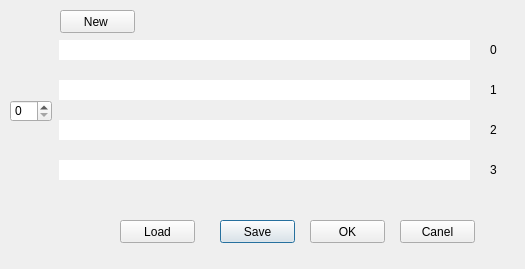
<?xml version="1.0" encoding="UTF-8"?>
<ui version="4.0">
 <class>AutoCameraDialog</class>
 <widget class="QDialog" name="AutoCameraDialog">
  <property name="geometry">
   <rect>
    <x>0</x>
    <y>0</y>
    <width>525</width>
    <height>269</height>
   </rect>
  </property>
  <property name="windowTitle">
   <string>Dialog</string>
  </property>
  <widget class="QLabel" name="CameraLabel1">
   <property name="geometry">
    <rect>
     <x>59</x>
     <y>40</y>
     <width>411</width>
     <height>20</height>
    </rect>
   </property>
   <property name="styleSheet">
    <string notr="true">background-color: rgb(255, 255, 255);</string>
   </property>
   <property name="text">
    <string/>
   </property>
  </widget>
  <widget class="QLabel" name="CameraLabel2">
   <property name="geometry">
    <rect>
     <x>59</x>
     <y>80</y>
     <width>411</width>
     <height>20</height>
    </rect>
   </property>
   <property name="styleSheet">
    <string notr="true">background-color: rgb(255, 255, 255);</string>
   </property>
   <property name="text">
    <string/>
   </property>
  </widget>
  <widget class="QLabel" name="CameraLabel3">
   <property name="geometry">
    <rect>
     <x>59</x>
     <y>120</y>
     <width>411</width>
     <height>20</height>
    </rect>
   </property>
   <property name="styleSheet">
    <string notr="true">background-color: rgb(255, 255, 255);</string>
   </property>
   <property name="text">
    <string/>
   </property>
  </widget>
  <widget class="QLabel" name="CameraLabel4">
   <property name="geometry">
    <rect>
     <x>59</x>
     <y>160</y>
     <width>411</width>
     <height>20</height>
    </rect>
   </property>
   <property name="styleSheet">
    <string notr="true">background-color: rgb(255, 255, 255);</string>
   </property>
   <property name="text">
    <string/>
   </property>
  </widget>
  <widget class="QPushButton" name="saveCameraNameButtom">
   <property name="geometry">
    <rect>
     <x>220</x>
     <y>220</y>
     <width>75</width>
     <height>23</height>
    </rect>
   </property>
   <property name="text">
    <string>Save</string>
   </property>
  </widget>
  <widget class="QPushButton" name="CancelButtom">
   <property name="geometry">
    <rect>
     <x>400</x>
     <y>220</y>
     <width>75</width>
     <height>23</height>
    </rect>
   </property>
   <property name="text">
    <string>Canel</string>
   </property>
  </widget>
  <widget class="QSpinBox" name="DetectDevice">
   <property name="geometry">
    <rect>
     <x>10</x>
     <y>100</y>
     <width>42</width>
     <height>22</height>
    </rect>
   </property>
   <property name="maximum">
    <number>3</number>
   </property>
  </widget>
  <widget class="QPushButton" name="Detect">
   <property name="geometry">
    <rect>
     <x>60</x>
     <y>10</y>
     <width>75</width>
     <height>23</height>
    </rect>
   </property>
   <property name="text">
    <string>New </string>
   </property>
  </widget>
  <widget class="QLabel" name="label0">
   <property name="geometry">
    <rect>
     <x>490</x>
     <y>40</y>
     <width>50</width>
     <height>20</height>
    </rect>
   </property>
   <property name="text">
    <string>0</string>
   </property>
  </widget>
  <widget class="QLabel" name="label1">
   <property name="geometry">
    <rect>
     <x>490</x>
     <y>80</y>
     <width>50</width>
     <height>20</height>
    </rect>
   </property>
   <property name="text">
    <string>1</string>
   </property>
  </widget>
  <widget class="QLabel" name="label2">
   <property name="geometry">
    <rect>
     <x>490</x>
     <y>120</y>
     <width>50</width>
     <height>20</height>
    </rect>
   </property>
   <property name="text">
    <string>2</string>
   </property>
  </widget>
  <widget class="QLabel" name="label3">
   <property name="geometry">
    <rect>
     <x>490</x>
     <y>160</y>
     <width>50</width>
     <height>20</height>
    </rect>
   </property>
   <property name="text">
    <string>3</string>
   </property>
  </widget>
  <widget class="QPushButton" name="OKButton">
   <property name="geometry">
    <rect>
     <x>310</x>
     <y>220</y>
     <width>75</width>
     <height>23</height>
    </rect>
   </property>
   <property name="text">
    <string>OK</string>
   </property>
  </widget>
  <widget class="QPushButton" name="LoadButtom">
   <property name="geometry">
    <rect>
     <x>120</x>
     <y>220</y>
     <width>75</width>
     <height>23</height>
    </rect>
   </property>
   <property name="text">
    <string>Load</string>
   </property>
  </widget>
 </widget>
 <resources/>
 <connections/>
</ui>
